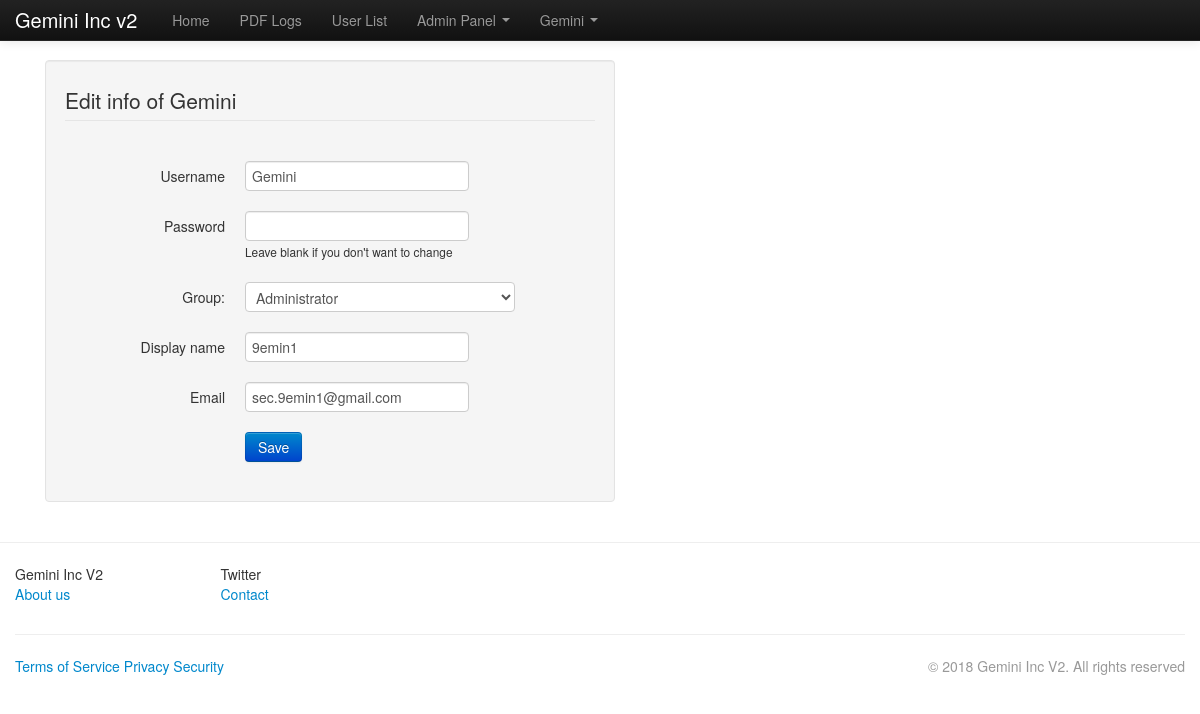
Screenshot of /geminiinc-website/user.php?id=1 (signed in) with the database file from the repository.
### tables this page shows
CREATE TABLE `mls_settings` (
  `site_name` varchar(255) NOT NULL DEFAULT 'Demo Site',
  `url` varchar(300) NOT NULL,
  `admin_email` varchar(255) NOT NULL,
  `max_ban_period` int(11) NOT NULL DEFAULT '10',
  `register` int(11) NOT NULL DEFAULT '1',
  `email_validation` int(11) NOT NULL DEFAULT '0',
  `captcha` int(11) NOT NULL
);

CREATE TABLE `mls_users` (
  `userid` int(11) NOT NULL AUTO_INCREMENT,
  `username` varchar(50) NOT NULL,
  `display_name` varchar(255) NOT NULL,
  `password` varchar(50) NOT NULL,
  `email` varchar(255) NOT NULL,
  `activation_code` varchar(255) DEFAULT NULL,
  `validated` varchar(100) NOT NULL,
  `groupid` int(11) NOT NULL DEFAULT '2',
  `lastactive` int(11) NOT NULL,
  `showavt` int(11) NOT NULL DEFAULT '1',
  `banned` int(11) NOT NULL,
  `regtime` int(11) NOT NULL,
  PRIMARY KEY (`userid`)
);

### geminiinc-website/inc/init.php (called while the page is built, shortened)
<?php
$set = new stdClass();
$page = new stdClass();
include "settings.php";
include MLS_ROOT."/lib/mysql.class.php";
include MLS_ROOT."/lib/users.class.php";
include MLS_ROOT."/lib/presets.class.php";
include MLS_ROOT."/lib/options.class.php";
$db = new SafeMySQL(array(
	'host' 	=> $set->db_host,
	'user'	=> $set->db_user,
	'pass'	=> $set->db_pass,
	'db'=> $set->db_name));
if(!($db_set = $db->getRow("SELECT * FROM `".MLS_PREFIX."settings` LIMIT 1"))) {
	header("Location: install.php");
	exit;
}
$set = (object)array_merge((array)$set,(array)$db_set);
$presets = new presets;
$user = new User($db);
$options = new Options;

### geminiinc-website/inc/settings.php (called while the page is built, shortened)
<?php
$set->db_host = 'localhost';
$set->db_user = 'gemini2';
$set->db_pass = 's3cr3tp2ssw0rd1337';
$set->db_name = 'mls';

### geminiinc-website/lib/mysql.class.php (called while the page is built, shortened)
<?php
class SafeMySQL
{
    private $conn;
    public $asObj;
    private $defaults = array(
        'host'      => 'localhost',
        'user'      => 'root',
        'pass'      => '',
        'db'        => 'test',
        'port'      => NULL,
        'socket'    => NULL,
        'pconnect'  => FALSE,
        'charset'   => 'utf8',
        'errmode'   => 'error',
        'exception' => 'Exception',
        'asObj'     => true,
    );
    function __construct($opt = array())
    {
        $opt = array_merge($this->defaults,$opt);
        $this->asObj = $opt['asObj'];
        @$this->conn = mysqli_connect($opt['host'], $opt['user'], $opt['pass'], $opt['db'], $opt['port'], $opt['socket']);
        mysqli_set_charset($this->conn, $opt['charset']) or $this->error(mysqli_error($this->conn));
    }
    public function ret($value)
    {
        if($this->asObj)
            return (object)$value;
        else
            return $value;
    }
    public function fetch($result,$mode=self::RESULT_ASSOC)
    {
        return mysqli_fetch_array($result, $mode);
    }
    public function getRow()
    {
        $query = $this->prepareQuery(func_get_args());
        if ($res = $this->rawQuery($query)) {
            $ret = $this->fetch($res);
            return $this->ret($ret);
        }
        return FALSE;
    }
    public function getAll()
    {
        $ret   = array();
        $query = $this->prepareQuery(func_get_args());
        if ( $res = $this->rawQuery($query) )
        {
            while($row = $this->fetch($res))
            {
                $ret[] = $this->ret($row);
            }
        }
        return $ret;
    }
    private function rawQuery($query)
    {
        $start = microtime(TRUE);
        $res   = mysqli_query($this->conn, $query);
        $timer = microtime(TRUE) - $start;
        return $res;
    }
    private function prepareQuery($args)
    {
        $query = '';
        $raw   = array_shift($args);
        $array = preg_split('~(\?[nsiuap])|(:[A-Za-z0-9]+)~u'," ".$raw,null,PREG_SPLIT_DELIM_CAPTURE);
        $anum  = count($args);
        $array = array_values(array_filter($array));
        preg_match("~:([A-Za-z0-9]+)~u", $raw, $match);
        $named = count($match);
        if($named)
            $vals = array_shift($args);
        else
            $vals = array();
        $pnum  = floor(count($array) / 2) - floor(count($vals)/2);
        foreach ($array as $i => $part)
        {
            if ( ($i % 2) == 0 )
            {
                $query .= $part;
                continue;
            }
            $value = array_shift($args);
            switch ($part)
            {
                case '?i':
                    $part = $this->escapeInt($value);
                    break;
            }
            $query .= $part;
        }
        return $query;
    }
    private function escapeInt($value)
    {
        return $value;
    }
}

### geminiinc-website/lib/presets.class.php (called while the page is built, shortened)
<?php
class presets {
  function isActive($id) {
    return 0;
  }
}

### geminiinc-website/lib/users.class.php (called while the page is built, shortened)
<?php
class User {
	var $db;
	var $data;
	var $group;
	function __construct($db) {
		$this->db = $db;
		$this->data = new stdClass();
		if($this->islg()){
			$this->data = $this->grabData($_SESSION['user']);
		}
		$this->group = $this->getGroup();
	}
	function islg() {
		if(isset($_SESSION['user']))
			return true;
		return false;
	}
	function getGroup($userid = 0) {
		if(!$userid)
			return $this->db->getRow("SELECT * FROM `".MLS_PREFIX."groups` WHERE `groupid` = ?i", $this->data->groupid);
		$u = $this->db->getRow("SELECT `groupid` FROM `".MLS_PREFIX."users` WHERE `userid` = ?i", $userid);
		return $this->db->getRow("SELECT * FROM `".MLS_PREFIX."groups` WHERE `groupid` = ?i", $u->groupid);
	}
	function exists($userid) {
		if($this->db->getRow("SELECT `userid` FROM `".MLS_PREFIX."users` WHERE `userid` = ?i", $userid))
			return TRUE;
		return FALSE;
	}
	function grabData($userid) {
		return $this->db->getRow("SELECT * FROM `".MLS_PREFIX."users` WHERE `userid` = ?i", $userid);
	}
	function isAdmin($userid = 0) {
		if(!$userid)
			if($this->group->type >= 3) {
				return TRUE;
			}
			else
				return FALSE;
		return FALSE;
	}
}

### geminiinc-website/lib/options.class.php (called while the page is built, shortened)
<?php
class Options
{
	public function html($string) {
		return htmlentities($string, ENT_QUOTES);
	}
}

### geminiinc-website/user.php (the view, shortened to what this page needs)
<?php
include "inc/init.php";
if(isset($_GET['id']) && $user->group->canedit && $user->exists($_GET['id'])) {
	$uid = (int)$_GET['id'];
	$can_edit = 1;
}else{
	$uid = $user->data->userid;
	$can_edit = 0;
}
$u = $db->getRow("SELECT * FROM `".MLS_PREFIX."users` WHERE `userid` = ?i", $uid);
$page->title = "Edit info of ". $options->html($u->username);
include 'header.php';
echo "
<div class=\"container\"><div class='span6'>";
if(isset($_GET['password']) && ($user->data->userid == $u->userid)) {
	echo "<form class='form-horizontal well' action='#' method='post'>
		        <fieldset>
		            <legend>Change Password</legend>
		            <div class='control-group'>
		              <div class='control-label'>
		                <label>Old Password</label>
		              </div>
		              <div class='controls'>
		                <input type='password' name='oldpass' class='input-large'>
		              </div>
		            </div>
		            <div class='control-group'>
		              <div class='control-label'>
		                <label>New Password</label>
		              </div>
		              <div class='controls'>
		                <input type='password' name='newpass' class='input-large'>
		              </div>
		            </div>
		            <div class='control-group'>
		              <div class='control-label'>
		                <label>New Password Again</label>
		              </div>
		              <div class='controls'>
		                <input type='password' name='newpass2' class='input-large'>
		              </div>
		            </div>
		            <div class='control-group'>
		              <div class='controls'>
		              <button type='submit' id='submit' class='btn btn-primary'>Save</button>
		              </div>
		            </div>
		          </fieldset>
		    </form>
		    <a href='?'>Edit Info</a>";
} else {
	echo "<form class='form-horizontal well' action='#' method='post'>
		        <fieldset>
		            <legend>Edit info of ".$options->html($u->username)."</legend>";
if($can_edit) {
	$groups = $db->getAll("SELECT * FROM `".MLS_PREFIX."groups` ORDER BY `type`,`priority`");
	$show_groups = '';
	foreach($groups as $group)
		if($group->groupid != 1)
			if($group->groupid == $u->groupid)
				$show_groups .= "<option value='$group->groupid' selected='1'>".$group->name."</option>";
			else
				$show_groups .= "<option value='$group->groupid'>".$group->name."</option>";
	echo "
	    <div class='control-group'>
	      <div class='control-label'>
	        <label>Username</label>
	      </div>
	      <div class='controls'>
	        <input type='text' name='username' class='input-large' value='".$options->html($u->username)."'>
	      </div>
	    </div>
	    <div class='control-group'>
	      <div class='control-label'>
	        <label>Password</label>
	      </div>
	      <div class='controls'>
	        <input type='text' name='password' class='input-large'><br/>
	        <small>Leave blank if you don't want to change</small>
	      </div>
	    </div>
		<div class='control-group'>
		  <label class='control-label' for='selectbasic'>Group: </label>
		  <div class='controls'>
		    <select id='selectbasic' name='groupid' class='input-xlarge' ".($user->isAdmin() ? "" : "disabled='disabled'").">
				$show_groups
		    </select>
		  </div>
		</div>
	";
}
echo "
        <div class='control-group'>
          <div class='control-label'>
            <label>Display name</label>
          </div>
          <div class='controls'>
            <input type='text' name='display_name' class='input-large' value='".$options->html($u->display_name)."'>
          </div>
        </div>
        <div class='control-group'>
          <div class='control-label'>
            <label>Email</label>
          </div>
          <div class='controls'>
            <input type='text' name='email' class='input-large' value='".$options->html($u->email)."'>
          </div>
        </div>
        <div class='control-group'>
          <div class='controls'>
          <button type='submit' id='submit' class='btn btn-primary'>Save</button>
          </div>
        </div>
      </fieldset>
</form>";
}
echo "</div>
	</div>";
include 'footer.php';

### geminiinc-website/header.php (shortened to what this page needs)
<?php
if($page->navbar == array())
    $page->navbar = $presets->GenerateNavbar();
?><!DOCTYPE html>
 <html class="no-js">
    <head>
        <link rel="stylesheet" href="css/bootstrap.min.css">
        <link rel="stylesheet" href="css/bootstrap-responsive.min.css">
        <link rel="stylesheet" href="css/main.css">
    </head>
    <body>
        <div class="navbar navbar-inverse navbar-fixed-top">
            <div class="navbar-inner">
                <div class="container">
                    <a class="brand"><?php echo $set->site_name; ?></a>
                    <div class="nav-collapse collapse">
                        <ul class="nav pull-left">
<?php
foreach ($page->navbar as $activation_code => $v) {
    if ($v[0] == 'item') {
        echo "<li".($v[1]['class'] ? " class='".$v[1]['class']."'" : "").">
            <a href='".$v[1]['href']."'>".$v[1]['name']."</a></li>";
    } else if($v[0] == 'dropdown') {
        echo "<li class='dropdown".
            ($v['class'] ? " ".$v['class'] : "")."'".
            ($v['style'] ? " style='".$v['style']."'" : "").">
            <a href='#' class='dropdown-toggle' data-toggle='dropdown'>".$v['name']." <b class='caret'></b></a>
            <ul class='dropdown-menu'>";
        echo "</ul></li>";
    }
}
echo "</ul>";
echo "
            </div>
        </div>
    </div>
</div>";

### geminiinc-website/header.php (style rules this page uses)
body { padding-top: 60px; padding-bottom: 40px; }

### rows the page displays
mls_settings: site_name "Gemini Inc v2"
mls_users: username "Gemini", display_name "9emin1", email "sec.9emin1@gmail.com"

### other values shown
$v[1]['name'] "Home"
$v[1]['name'] "PDF Logs"
$v[1]['name'] "User List"
$v['name'] "Admin Panel"
form field groupid "Administrator"
